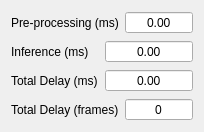
           <widget class="QWidget" name="model_timings">
            <attribute name="title">
             <string>Model</string>
            </attribute>
            <layout class="QVBoxLayout" name="verticalLayout_11">
             <item>
              <layout class="QHBoxLayout" name="horizontalLayout_25">
               <item>
                <widget class="QLabel" name="label_47">
                 <property name="maximumSize">
                  <size>
                   <width>110</width>
                   <height>16777215</height>
                  </size>
                 </property>
                 <property name="toolTip">
                  <string>Sets the threshold for contrast limiting. Higher values increase contrast but also amplify background noise. A value of 2.0 to 4.0 is typically used to enhance subtle gradients in the spray plume without creating &quot;grainy&quot; artifacts in the dark regions</string>
                 </property>
                 <property name="text">
                  <string>Pre-processing (ms)</string>
                 </property>
                </widget>
               </item>
               <item>
                <widget class="QDoubleSpinBox" name="pre_processing_spbx">
                 <property name="layoutDirection">
                  <enum>Qt::LayoutDirection::LeftToRight</enum>
                 </property>
                 <property name="alignment">
                  <set>Qt::AlignmentFlag::AlignCenter</set>
                 </property>
                 <property name="readOnly">
                  <bool>true</bool>
                 </property>
                 <property name="buttonSymbols">
                  <enum>QAbstractSpinBox::ButtonSymbols::NoButtons</enum>
                 </property>
                 <property name="maximum">
                  <double>100000.000000000000000</double>
                 </property>
                </widget>
               </item>
              </layout>
             </item>
             <item>
              <layout class="QHBoxLayout" name="horizontalLayout_26">
               <item>
                <widget class="QLabel" name="label_46">
                 <property name="maximumSize">
                  <size>
                   <width>110</width>
                   <height>16777215</height>
                  </size>
                 </property>
                 <property name="toolTip">
                  <string>Sets the threshold for contrast limiting. Higher values increase contrast but also amplify background noise. A value of 2.0 to 4.0 is typically used to enhance subtle gradients in the spray plume without creating &quot;grainy&quot; artifacts in the dark regions</string>
                 </property>
                 <property name="text">
                  <string>Inference (ms)</string>
                 </property>
                </widget>
               </item>
               <item>
                <widget class="QDoubleSpinBox" name="inference_spbx">
                 <property name="layoutDirection">
                  <enum>Qt::LayoutDirection::LeftToRight</enum>
                 </property>
                 <property name="alignment">
                  <set>Qt::AlignmentFlag::AlignCenter</set>
                 </property>
                 <property name="readOnly">
                  <bool>true</bool>
                 </property>
                 <property name="buttonSymbols">
                  <enum>QAbstractSpinBox::ButtonSymbols::NoButtons</enum>
                 </property>
                 <property name="maximum">
                  <double>100000.000000000000000</double>
                 </property>
                </widget>
               </item>
              </layout>
             </item>
             <item>
              <layout class="QHBoxLayout" name="horizontalLayout_24">
               <item>
                <widget class="QLabel" name="label_48">
                 <property name="maximumSize">
                  <size>
                   <width>110</width>
                   <height>16777215</height>
                  </size>
                 </property>
                 <property name="toolTip">
                  <string>Sets the threshold for contrast limiting. Higher values increase contrast but also amplify background noise. A value of 2.0 to 4.0 is typically used to enhance subtle gradients in the spray plume without creating &quot;grainy&quot; artifacts in the dark regions</string>
                 </property>
                 <property name="text">
                  <string>Total Delay (ms)</string>
                 </property>
                </widget>
               </item>
               <item>
                <widget class="QDoubleSpinBox" name="total_delay_ms_spbx">
                 <property name="layoutDirection">
                  <enum>Qt::LayoutDirection::LeftToRight</enum>
                 </property>
                 <property name="alignment">
                  <set>Qt::AlignmentFlag::AlignCenter</set>
                 </property>
                 <property name="readOnly">
                  <bool>true</bool>
                 </property>
                 <property name="buttonSymbols">
                  <enum>QAbstractSpinBox::ButtonSymbols::NoButtons</enum>
                 </property>
                 <property name="maximum">
                  <double>100000.000000000000000</double>
                 </property>
                </widget>
               </item>
              </layout>
             </item>
             <item>
              <layout class="QHBoxLayout" name="horizontalLayout_23">
               <item>
                <widget class="QLabel" name="label_49">
                 <property name="maximumSize">
                  <size>
                   <width>110</width>
                   <height>16777215</height>
                  </size>
                 </property>
                 <property name="toolTip">
                  <string>Sets the threshold for contrast limiting. Higher values increase contrast but also amplify background noise. A value of 2.0 to 4.0 is typically used to enhance subtle gradients in the spray plume without creating &quot;grainy&quot; artifacts in the dark regions</string>
                 </property>
                 <property name="text">
                  <string>Total Delay (frames)</string>
                 </property>
                </widget>
               </item>
               <item>
                <widget class="QSpinBox" name="total_delay_frames_spbx">
                 <property name="alignment">
                  <set>Qt::AlignmentFlag::AlignCenter</set>
                 </property>
                 <property name="readOnly">
                  <bool>true</bool>
                 </property>
                 <property name="buttonSymbols">
                  <enum>QAbstractSpinBox::ButtonSymbols::NoButtons</enum>
                 </property>
                </widget>
               </item>
              </layout>
             </item>
            </layout>
           </widget>
